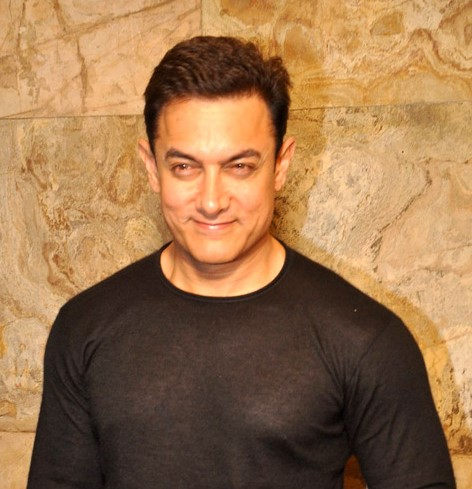
#> input picture l_vgg_face/Aamir_Khan.jpg, 472 x 489 px
$ python -i front_face_extractor.py   (imports and definitions only)
#> lines starting #> are read from the running program, lines starting #| are printed output that depends on the picture
import cv2

# [1 line that did not run here, left out]


def extract(image_path):
#> called with image_path = 'Aamir_Khan.jpg'
    image = cv2.imread(image_path)
#> image is the input picture: shape (489, 472, 3); mean B, G, R 77.5, 115.5, 154.7
    gray = cv2.cvtColor(image, cv2.COLOR_BGR2GRAY)
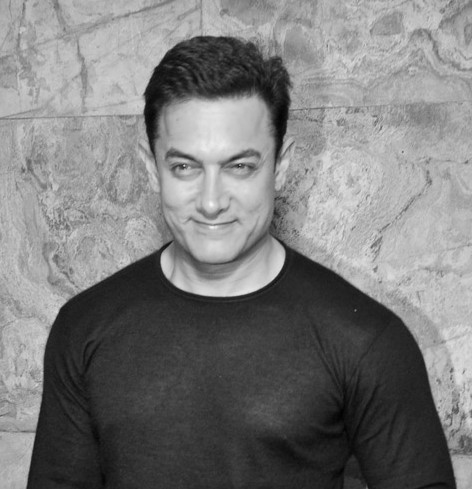
#> gray: shape (489, 472); min 1, max 248, mean 122.9

    # [6 lines of commented-out code are left out]
#> (the run stopped early here; a loop or call above may not have finished)
